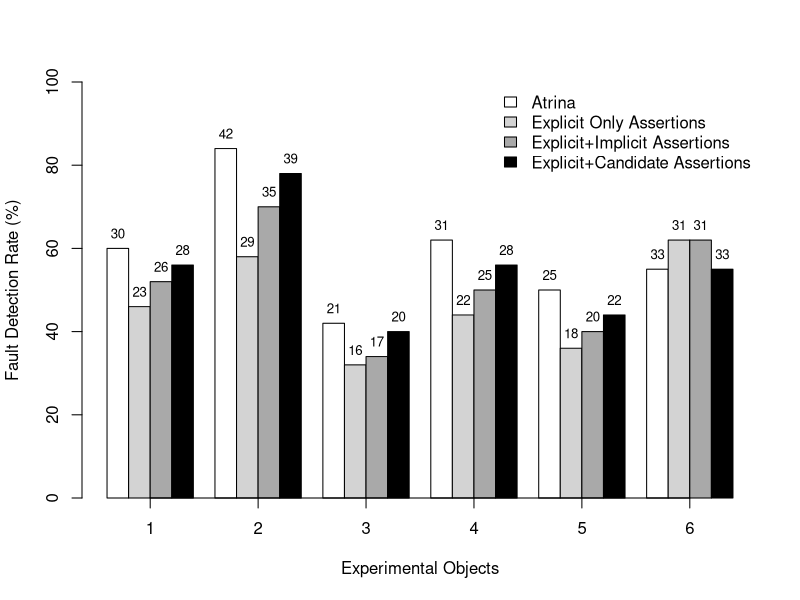

Recreate this plot in R.
data <- read.csv(file="../data/assertionTypeFaultDetec.txt", header=T)

pdf("assertionTypeFaultDetec.pdf")

x <- data$appId

#manualY<-data$manual
expY<-data$exp
atrinaY<-data$atrina
implExpY<-data$implExp
candidExpY<-data$candidExp


atrinaNoFd <- data$atrinaNoFd
expNoFd <- data$expNoFd
implExpNoFd <- data$implExpNoFd
candidExpNoFd <- data$candidExpNoFd


height <- rbind(atrinaY, expY, implExpY, candidExpY)
length <- rbind( atrinaNoFd, expNoFd, implExpNoFd, candidExpNoFd )



#colors <- grey.colors(3, start = 0.8, end = 0.4, gamma = 2.2)

colors<-c("white", "lightgray", "darkgray", "black")

mp <- barplot(height, beside = TRUE, 
ylim = c(0, 100), ylab="Fault Detection Rate (%)", xlab="Experimental Objects", col=colors)
text(mp, height, labels = format(length, 3), pos = 3, cex = .80)


myaxis <- c(3, 8, 13, 18, 23, 28)
myaxislab <- c(1, 2, 3, 4, 5, 6)  

labels <- c('Atrina', 'Explicit Only Assertions', 'Explicit+Implicit Assertions', 'Explicit+Candidate Assertions')
#inset <- c(0.1, 0.1)
axis(1, at = myaxis, labels = myaxislab, cex.axis = 1)
legend("topright", labels, fill=colors, bty="n")
dev.off()
